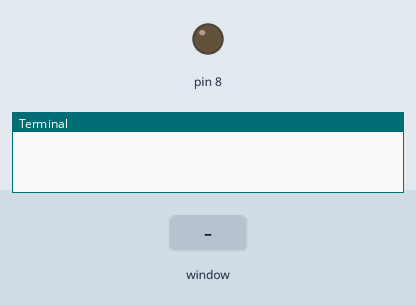
Bench run of a program on a simulated Raspberry Pi (header pin numbers). On the bench: output pins drawn as LEDs (lit = HIGH), the last lines printed to the terminal. Inputs (shaded band) come from the test bench. The desktop window is not drawn, its controls go by their first labels and the mouse button is held 0.15 s.

Above: at 1.2 s.
1.3 s: control labelled "On Led" in the window clicked
At 2.6 s:
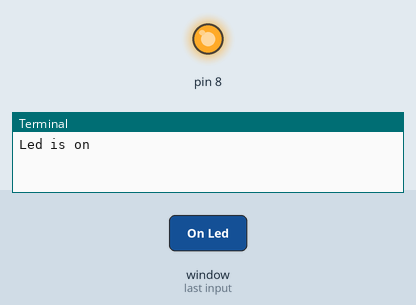
Timing chart, 0 to 4.3 s (numbered marks = the images above; inputs shaded):
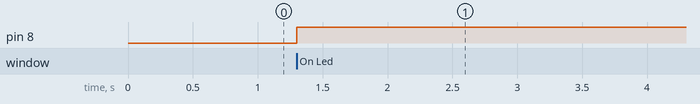

The program:

GPIOExample.py
```python
#!/usr/bin/env python3
import tkinter
import RPi.GPIO as gpio
from tkinter import *

class Application():

    def __init__(self):
       self.isLedOn=False
       self.buttonLed = None
       self.configureGPIO()
       self.createInterface()

    def createInterface(self):
       top = tkinter.Tk()
       top.title("LED Controller Example")
       top.geometry("300x200")
       self.buttonLed = Button(top, text="On Led", command = self.toggleButton, height=30, width=100)
       self.buttonLed.pack()
       top.bind("<Destroy>", self.closing)
       top.mainloop()


    def toggleButton(self):
        self.isLedOn = not self.isLedOn
        if self.isLedOn == True:
           print("Led is on")
           gpio.output(8, True)
           self.buttonLed["text"]= "Off Led"
        else:
           print("Led is off")
           gpio.output(8, False)
           self.buttonLed["text"]= "On Led"

    def configureGPIO(self):
        gpio.setmode(gpio.BOARD)  #Uses Pin Like on the board
        gpio.setup(8, gpio.OUT)   # pin no 8 Output

    def closing(self, event):
        print("Cleaning GPIO Config")
        gpio.cleanup()

if __name__ == "__main__":
    app = Application()
```

Measured:
- after the input at 1.3 s, pin 8: LOW → HIGH at once
